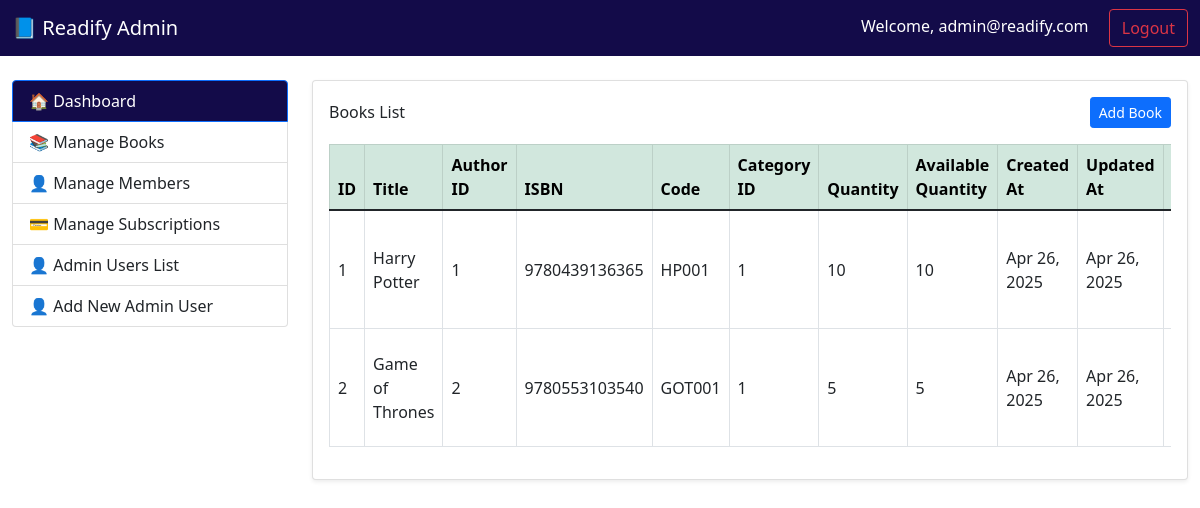
/books (signed in), run on the app's committed database.
### tables this page shows
CREATE TABLE `books` (
  `id` int(11) NOT NULL,
  `title` varchar(255) NOT NULL,
  `author_id` int(11) DEFAULT NULL,
  `isbn` varchar(20) DEFAULT NULL,
  `code` varchar(20) DEFAULT NULL,
  `category_id` int(11) DEFAULT NULL,
  `quantity` int(11) NOT NULL,
  `available_quantity` int(11) NOT NULL,
  `created_at` timestamp NOT NULL DEFAULT current_timestamp(),
  `updated_at` timestamp NOT NULL DEFAULT current_timestamp() ON UPDATE current_timestamp()
);

### core/Controller.php (called while the page is built, shortened)
<?php
abstract class Controller {
    protected function view($view, $data = []) {
        extract($data);
        require_once "../views/{$view}.php";
    }
}

### controllers/BookController.php (called while the page is built)
<?php
require_once '../core/Controller.php';
require_once '../models/Book.php';
class BookController extends Controller {
    public function index() {
        try {
            $admin = new Book();
            $books = $admin->getBooks();
            return $this->view('Books', ['books' => $books]);
        } catch (\Expeption $e) {
            error_log($e->getMessage());
            echo $e->getMessage();
        }
    }
}

### public/index.php (called while the page is built, shortened)
<?php
require_once '../routes/web.php';

### core/MakeUrl.php (called while the page is built)
<?php
class MakeUrl
{
    function url($path = '')
    {
        $protocol = (!empty($_SERVER['HTTPS']) && $_SERVER['HTTPS'] !== 'off') ? 'https://' : 'http://';
        $host = $_SERVER['HTTP_HOST'];
        $scriptDir = rtrim(str_replace(basename($_SERVER['SCRIPT_NAME']), '', $_SERVER['SCRIPT_NAME']), '/');
        $baseUrl = $protocol . $host . $scriptDir;
        $baseUrl = rtrim($baseUrl, '/');
        $path = ltrim($path, '/');
        return $baseUrl . '/' . $path;
    }
}
?>

### core/Model.php (called while the page is built, shortened)
<?php
require_once __DIR__ . '/../config/Database.php';
abstract class Model {
    public function __construct() {
        $database = new Database();
        $database->connect();
        $this->db = $database->pdo;
    }
}

### config/Database.php (called while the page is built, shortened)
<?php
class Database {
    public function connect() {
        $host = 'localhost';
        $db = 'readify';
        $user = 'root';
        $pass = '';
        $charset = 'utf8mb4';
        $dsn = "mysql:host=$host;dbname=$db;charset=$charset";
        try {
            $this->pdo = new PDO($dsn, $user, $pass);
        } catch (PDOException $e) {
            die("Connection failed: " . $e->getMessage());
        }
    }
}

### models/Book.php (called while the page is built)
<?php
require_once '../core/Model.php';
class Book extends Model {
    public function getBooks() {
        try {
            $stmt = $this->db->prepare("SELECT * FROM books");
            $stmt->execute();
            return $stmt->fetchAll(PDO::FETCH_OBJ);
        } catch (PDOException $e) {
            error_log($e->getMessage());
            return [];
        }
    }
}
?>

### views/Books.php (the view, shortened to what this page needs)
<?php
    require_once 'layouts/page-header.php';
    require_once 'layouts/navbar.php';
?>
<div class="container-fluid mt-4">
    <div class="row mt-4">
        <?php require_once 'layouts/sidebar.php'; ?>
        <div class="col-md-9">
            <div class="card shadow-sm">
            <div class="card-body">
    <div class="d-flex justify-content-between align-items-center mb-3">
        <h6 class="mb-0">Books List</h6>
        <a href="add-book.php" class="btn btn-primary btn-sm">Add Book</a>
    </div>
    <?php if (!empty($books)) : ?>
        <div class="table-responsive">
            <table class="table table-bordered table-hover align-middle">
                <thead class="table-success">
                    <tr>
                        <th>ID</th>
                        <th>Title</th>
                        <th>Author ID</th>
                        <th>ISBN</th>
                        <th>Code</th>
                        <th>Category ID</th>
                        <th>Quantity</th>
                        <th>Available Quantity</th>
                        <th>Created At</th>
                        <th>Updated At</th>
                        <th>Actions</th>
                    </tr>
                </thead>
                <tbody>
                    <?php foreach ($books as $book) : ?>
                        <tr>
                            <td><?= htmlspecialchars($book->id) ?></td>
                            <td><?= htmlspecialchars($book->title) ?></td>
                            <td><?= htmlspecialchars($book->author_id) ?></td>
                            <td><?= htmlspecialchars($book->isbn) ?></td>
                            <td><?= htmlspecialchars($book->code) ?></td>
                            <td><?= htmlspecialchars($book->category_id) ?></td>
                            <td><?= htmlspecialchars($book->quantity) ?></td>
                            <td><?= htmlspecialchars($book->available_quantity) ?></td>
                            <td><?= htmlspecialchars(date('M d, Y', strtotime($book->created_at))) ?></td>
                            <td><?= htmlspecialchars(date('M d, Y', strtotime($book->updated_at))) ?></td>
                            <td>
                            </td>
                        </tr>
                    <?php endforeach; ?>
                </tbody>
            </table>
        </div>
    <?php else : ?>
        <div class="alert alert-info">No books found.</div>
    <?php endif; ?>
</div>
            </div>
        </div>
    </div>
</div>
<?php require_once 'layouts/page-footer.php'; ?>

### routes/web.php (shortened to what this page needs)
<?php
$path = parse_url($_SERVER['REQUEST_URI'], PHP_URL_PATH);
$publicPos = strpos($path, '/public');
if ($publicPos !== false) {
    $rootPath = substr($path, $publicPos + strlen('/public'));
} else {
    $rootPath = $path;
}
$rootPath = '/' . ltrim($rootPath, '/');
$rootPath = rtrim($rootPath, '/');
require_once '../controllers/BookController.php';
$bookController = new BookController();
if ($rootPath === '/books' && $_SERVER['REQUEST_METHOD'] === 'GET') {
   $bookController->index();
} elseif ($rootPath === '/books/create' && $_SERVER['REQUEST_METHOD'] === 'GET') {
    $bookController->create();
} elseif ($rootPath === '/books/store' && $_SERVER['REQUEST_METHOD'] === 'POST') {
    $bookController->store();
} elseif ($rootPath === '/books/edit' && $_SERVER['REQUEST_METHOD'] === 'GET') {
    $bookController->edit();
} elseif ($rootPath === '/books/update' && $_SERVER['REQUEST_METHOD'] === 'POST') {
    $bookController->update();
} elseif ($rootPath === '/books/delete' && $_SERVER['REQUEST_METHOD'] === 'POST') {
    $bookController->destroy();
}

### views/layouts/page-header.php (shortened to what this page needs)
<!DOCTYPE html>
<html lang="en">
<head>
    <link href="https://cdn.jsdelivr.net/npm/bootstrap@5.1.3/dist/css/bootstrap.min.css" rel="stylesheet">
</head>
<body>
<?php
require_once __DIR__ . '/../../core/MakeUrl.php';
$url = new MakeUrl();
?>

### views/layouts/navbar.php
<div class="container-fluid bg-info">
<nav class="navbar navbar-expand-lg">
    <a class="navbar-brand text-white" href="#">📘 Readify Admin</a>
    <div class="ms-auto">
        <span class="navbar-info text-white me-3">
            Welcome, <?= htmlspecialchars($_SESSION['admin']['email'] ?? '') ?>
        </span>
        <form action="<?php echo $url->url('logout'); ?>" onsubmit="return confirm('Are you sure you want to logout?'); window.location.header('Location: ' . $url->url('logout'));" method="POST" class="d-inline">
            <button type="submit" class="btn btn-outline-danger">Logout</button>
        </form>
    </div>
</nav>
</div>

### views/layouts/sidebar.php
<div class="col-md-3">
    <div class="list-group bg-white">
        <a href="<?php echo $url->url('admin-dashboard'); ?>" class="list-group-item list-group-item-action active">🏠 Dashboard</a>
        <a href="<?php echo $url->url('books'); ?>" class="list-group-item list-group-item-action">📚 Manage Books</a>
        <a href="#" class="list-group-item list-group-item-action">👤 Manage Members</a>
        <a href="#" class="list-group-item list-group-item-action">💳 Manage Subscriptions</a>
        <a href="<?php echo $url->url('users'); ?>" class="list-group-item list-group-item-action">👤 Admin Users List</a>
        <a href="<?php echo $url->url('register'); ?>" class="list-group-item list-group-item-action">👤 Add New Admin User</a>
    </div>
</div>

### views/layouts/page-footer.php (shortened to what this page needs)
</body>
</html>

### views/layouts/page-header.php (style rules this page uses)
.bg-info, .list-group-item.active { background-color:rgb(19, 11, 73) !important; }

### data on the page
books: id "1", title "Harry Potter", author "1", isbn "9780439136365", code "HP001", category "1", quantity "10", available_quantity "10", created_at "Apr 26, 2025", updated_at "Apr 26, 2025"
books: id "2", title "Game of Thrones", author "2", isbn "9780553103540", code "GOT001", category "1", quantity "5", available_quantity "5", created_at "Apr 26, 2025", updated_at "Apr 26, 2025"

### other printed values
$_SESSION['admin']['email'] "admin@readify.com"
